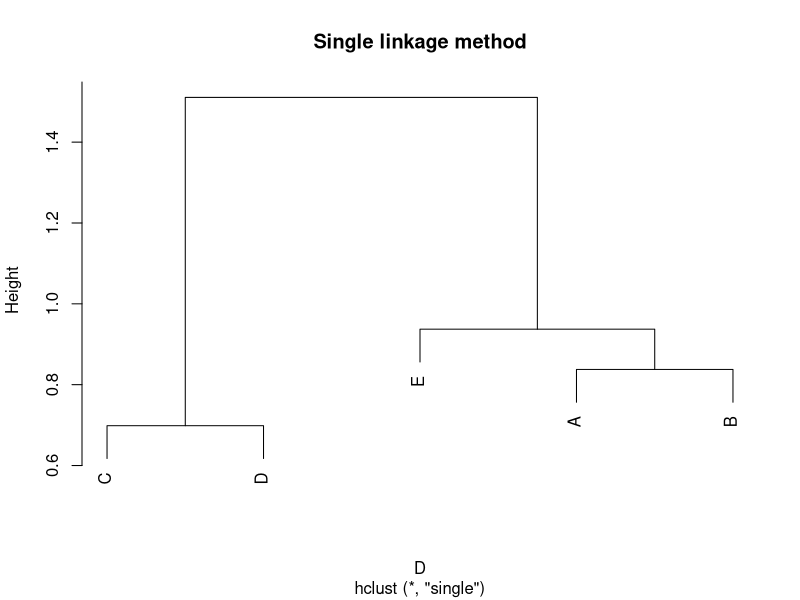
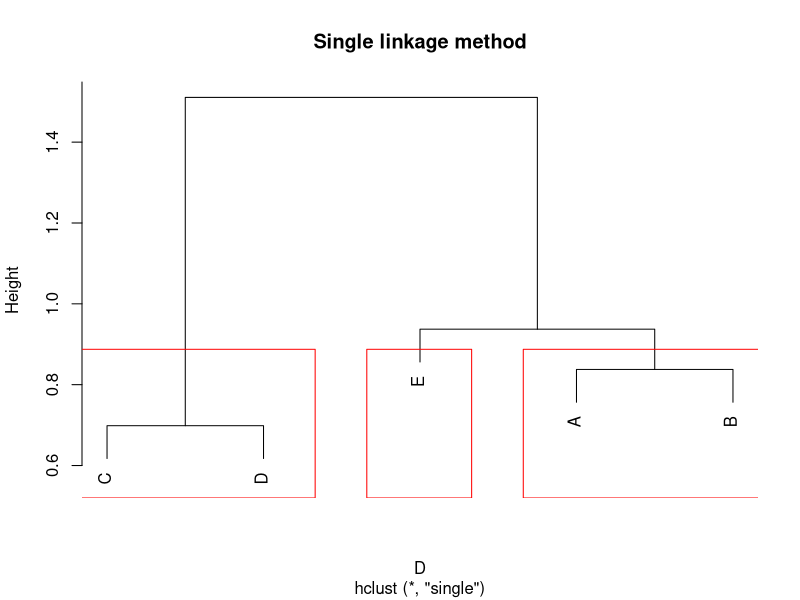

R code for these plots, in order:
## ---- chunk 1
x <- c(2, 2, 8, 10, 5)
y <- c(6, 8, 2, 3, 5)

dat <- cbind.data.frame(x, y)
dat
## ---- chunk 2
rownames(dat) <- LETTERS[1:5]
dat
## ---- chunk 3
D <- dist(scale(dat))
D
## ---- chunk 4
hc <- hclust(D, method = "single")
hc
## ---- chunk 5
plot(hc, main = "Single linkage method")
## ---- chunk 6
plot(hc, main = "Single linkage method")
rect.hclust(hc, k = 3, border = "red")
## ---- chunk 7
hc$height
